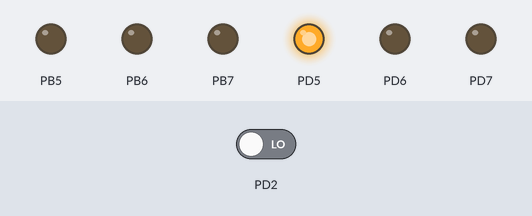
Simulated run of this program. Board: ATmega32, built with avr-gcc and emulated at 8 MHz. On the bench: output pins drawn as LEDs (lit = HIGH). Inputs (shaded band) come from the test bench; at power-on: PD2 LOW.

Above: at 1.2 s.
1.3 s: PD2 driven HIGH
At 6.8 s:
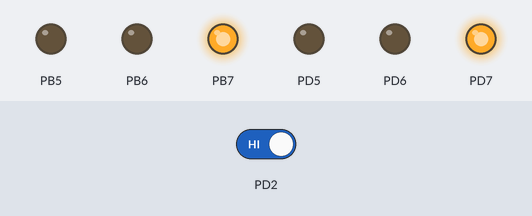
At 17.1 s:
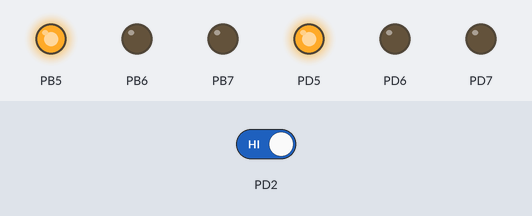
Timing chart, 0 to 23.4 s (numbered marks = the images above; inputs shaded):
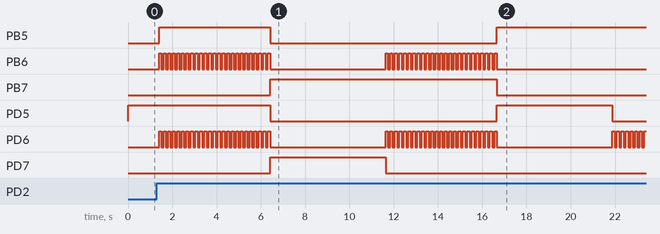

The program:

main.c
```c
#include "../LIB/stdTypes.h"
#include "../LIB/errorStates.h"
#include "../MCAL\GIE\GIE_Int.h"
#include "../MCAL/GIE/GIE_priv.h"
#include "../MCAL/WDT/WDT_Int.h"

#include "../MCAL/DIO/DIO_int.h"
#include "../MCAL/EXTI/EXTI_Int.h"
#include "../MCAL/GIE/GIE_int.h"
#include "../MCAL/TIMERS/TIMER_Int.h"
#include "../MCAL/TIMERS/TIMER_config.h"

#include "../App/APP_Int.h"
#include "../MCAL/Intterupt.h"


int main()
{
    APP_enuInit();
    APP_enuStart();
    while(1);
    return 0;

}
```

APP_Int.h
```c
#ifndef APP_INT_H_
#define APP_INT_H_

#include "../LIB/stdTypes.h"
#include "../LIB/errorStates.h"
ES_t APP_enuInit(void);
ES_t APP_enuStart(void);
#endif /* APP_INT_H_ */
```

APP_priv.h
```c
#ifndef APP_PRIV_H_
#define APP_PRIV_H_

#define RED 0
#define YELLOW 1
#define GREEN 2

#define PRESSED 1
#define NOT_PRESSED 0

#define NORMAL_MODE 0
#define Pedestrian_Mode 1

void normalModeLIGHT();
void PedestrianModeLIGHT();
void PedestrianMode();

static inline void CAR_greenLIGHTON();
static inline void CAR_greenLIGHTOFF();

static inline void CAR_redLIGHTON();
static inline void CAR_redLIGHTOFF();

static inline void CAR_yellowModeLIGHT();
static inline void CAR_yellowLIGHTON();
static inline void CAR_yellowLIGHTOFF();

static inline void PED_greenLIGHTON();
static inline void PED_greenLIGHTOFF();

static inline void PED_redLIGHTON();
static inline void PED_redLIGHTOFF();

static inline void PED_yellowModeLIGHT();
static inline void PED_yellowLIGHTON();
static inline void PED_yellowLIGHTOFF();


#endif /* APP_PRIV_H_ */
```

APP_prog.c
```c
#include "../LIB/stdTypes.h"
#include "../LIB/errorStates.h"

#include "../MCAL/DIO/DIO_int.h"
#include "../MCAL/TIMERS/TIMER_Int.h"
#include "../MCAL/TIMERS/TIMER_config.h"
#include "../MCAL/GIE/GIE_Int.h"
#include "../MCAL/EXTI/EXTI_Int.h"

#include "../HAL/Switch/Switch_int.h"
#include "../HAL/Switch/Switch_config.h"

#include "APP_priv.h"
#include "APP_config.h"

u8 Car_Led_State = RED;
u8 PED_BTN_State = NOT_PRESSED;
u8 MODE_Operation = NORMAL_MODE;
static u16 TimerCounts = 0;

extern SW_t Switch_AstrSwitchState[SW_NUM];
extern EXTI_t EXTI_tConfig[3];

ES_t APP_enuInit(void)
{
    ES_t Local_enuErrorState = ES_NOK;
    Switch_enuInit(Switch_AstrSwitchState);
    GIE_voidDisable();
    EXTI_enuInit(EXTI_tConfig);
    EXTI_enuSetCallBack(EXTI_u8INT0, PedestrianMode, NULL);
    /*Car's LEDS D7 D6 D5*/
    DIO_enuSetPinDirection(DIO_u8PORTD, DIO_u8PIN7, DIO_u8OUTPUT);
    DIO_enuSetPinValue(DIO_u8PORTD, DIO_u8PIN7, DIO_u8LOW);
    DIO_enuSetPinDirection(DIO_u8PORTD, DIO_u8PIN6, DIO_u8OUTPUT);
    DIO_enuSetPinValue(DIO_u8PORTD, DIO_u8PIN6, DIO_u8LOW);
    DIO_enuSetPinDirection(DIO_u8PORTD, DIO_u8PIN5, DIO_u8OUTPUT);
    DIO_enuSetPinValue(DIO_u8PORTD, DIO_u8PIN5, DIO_u8LOW);
    /*Pedestrian's LEDS B5 B6 B7*/
    DIO_enuSetPinDirection(DIO_u8PORTB, DIO_u8PIN5, DIO_u8OUTPUT);
    DIO_enuSetPinValue(DIO_u8PORTB, DIO_u8PIN5, DIO_u8LOW);
    DIO_enuSetPinDirection(DIO_u8PORTB, DIO_u8PIN6, DIO_u8OUTPUT);
    DIO_enuSetPinValue(DIO_u8PORTB, DIO_u8PIN6, DIO_u8LOW);
    DIO_enuSetPinDirection(DIO_u8PORTB, DIO_u8PIN7, DIO_u8OUTPUT);
    DIO_enuSetPinValue(DIO_u8PORTB, DIO_u8PIN7, DIO_u8LOW);
    TIMER0_init();
    GIE_voidEnable();

    return Local_enuErrorState;
}
ES_t APP_enuStart(void)
{
    ES_t Local_enuErrorState = ES_NOK;
    TIMER0_callBack(normalModeLIGHT, NULL);
    return Local_enuErrorState;
}

/*
    function name: normalModeLIGHT
    function arguments: void
    function return void
    function description: this function is called by the timer0 ISR
    to control the traffic lights in the normal mode
*/
void normalModeLIGHT()
{
    static u8 Local_u8Flag = 0;
    /*
    Local_u8Flag = 0 increment time
    Local_u8Flag = 1 decrement time
    */
    if (MODE_Operation == NORMAL_MODE)
    {
        if (Local_u8Flag == 0)
        {
            TimerCounts++;
            if (TimerCounts <= 2500){
                // stay 5 sec in green
                Car_Led_State = GREEN;
                CAR_greenLIGHTON();
            }
            else if (TimerCounts % 50 == 0 && TimerCounts > 2500 && TimerCounts <= 5000){
                // blink yellow for 5 sec
                CAR_greenLIGHTOFF();
                Car_Led_State = YELLOW;
                CAR_yellowModeLIGHT();
            }
            else if (TimerCounts > 5000 && TimerCounts < 7500){
                // stay 5 sec in red
                Car_Led_State = RED;
               CAR_redLIGHTON();
            }
            else if (TimerCounts == 7500){
                // reverse counter direction and reset counter to yellow start
                Local_u8Flag = 1;
                TimerCounts = 2500;
                CAR_redLIGHTOFF();
            }
        }
        else if (Local_u8Flag == 1)
        {
            TimerCounts--;
            if (TimerCounts % 50 == 0 && TimerCounts > 0 && TimerCounts <= 2500){
                // blink yellow for 5 sec
               Car_Led_State = YELLOW;
                CAR_yellowModeLIGHT();
            }
            else if (TimerCounts == 0){
                // reverse counter direction and reset counter to greemf start
                CAR_yellowLIGHTOFF();
                Local_u8Flag = 0;
                TimerCounts = 0;
                Car_Led_State = GREEN;
                CAR_greenLIGHTON();
            }
        }
    }

}
/*
    function name: PedestrianModeLIGHT
    function arguments: void
    function return void
    function description: this function is called by the timer0 ISR after changed the mode to pedestrian mode in exti ISR
    to control the traffic lights in the pedestrian mode
*/
void PedestrianModeLIGHT(){
    TimerCounts ++;
    if (MODE_Operation == Pedestrian_Mode){
        if (Car_Led_State == RED ){
           if (PED_BTN_State == PRESSED && TimerCounts <= 2500){
                CAR_redLIGHTON();
                PED_greenLIGHTON();
                PED_redLIGHTOFF();
            }else if (PED_BTN_State == PRESSED && TimerCounts %50 == 0 && TimerCounts >2500 && TimerCounts < 5000){
                CAR_redLIGHTOFF();
                PED_greenLIGHTON();
                CAR_yellowModeLIGHT();
                PED_yellowModeLIGHT();
            }else if (PED_BTN_State == PRESSED &&  TimerCounts == 5000){
                CAR_yellowLIGHTOFF();
                CAR_greenLIGHTON();
                PED_greenLIGHTOFF();
                PED_yellowLIGHTOFF();
                PED_redLIGHTON();
                PED_BTN_State = NOT_PRESSED;
                MODE_Operation = NORMAL_MODE;
                TIMER0_callBack(normalModeLIGHT, NULL);
                TimerCounts = 0;
            }

        }else if (Car_Led_State == GREEN || Car_Led_State == YELLOW){
            if (PED_BTN_State == PRESSED){
                    if (PED_BTN_State == PRESSED &&  TimerCounts %50 == 0 && TimerCounts <= 2500){
                    CAR_yellowModeLIGHT();
                    PED_yellowModeLIGHT();
                    PED_redLIGHTON();
                }else if (PED_BTN_State == PRESSED && TimerCounts >2500 && TimerCounts < 5000){
                    CAR_greenLIGHTOFF();
                    CAR_yellowLIGHTOFF();
                    CAR_redLIGHTON();
                    PED_redLIGHTOFF();
                    PED_greenLIGHTON();
                }else if (PED_BTN_State == PRESSED && TimerCounts %50 == 0 && TimerCounts >5000 && TimerCounts < 7500){
                    CAR_redLIGHTOFF();
                    PED_greenLIGHTON();
                    CAR_yellowModeLIGHT();
                    PED_yellowModeLIGHT();
                }else if (PED_BTN_State == PRESSED &&  TimerCounts == 7500){
                    CAR_yellowLIGHTOFF();
                    CAR_greenLIGHTON();
                    PED_greenLIGHTOFF();
                    PED_yellowLIGHTOFF();
                    PED_redLIGHTON();
                    PED_BTN_State = NOT_PRESSED;
                    MODE_Operation = NORMAL_MODE;
                    TIMER0_callBack(normalModeLIGHT, NULL);
                    TimerCounts = 0;
                }
            }
        }
    }
}
/*
    function name: PedestrianMode
    function arguments: void
    function return void
    function description: this function is called by the exti ISR to change the mode to pedestrian mode
*/
void PedestrianMode()
{
    if (MODE_Operation == NORMAL_MODE){
        TIMER0_callBack(PedestrianModeLIGHT, NULL);
        MODE_Operation = Pedestrian_Mode;
        TimerCounts = 0;
        PED_BTN_State = PRESSED;
    }else if (MODE_Operation == Pedestrian_Mode){
    PED_BTN_State = PRESSED;
    }
}

static inline void  CAR_greenLIGHTON()
{
    DIO_enuSetPinValue(DIO_u8PORTD, DIO_u8PIN5, DIO_u8HIGH);
}
static inline void CAR_greenLIGHTOFF()
{
    DIO_enuSetPinValue(DIO_u8PORTD, DIO_u8PIN5, DIO_u8LOW);
}
static inline void CAR_redLIGHTON()
{
    DIO_enuSetPinValue(DIO_u8PORTD, DIO_u8PIN7, DIO_u8HIGH);
}
static inline void CAR_redLIGHTOFF()
{
    DIO_enuSetPinValue(DIO_u8PORTD, DIO_u8PIN7, DIO_u8LOW);
}

static inline void CAR_yellowModeLIGHT()
{
    DIO_enuTogPinValue(DIO_u8PORTD, DIO_u8PIN6);
}
static inline void CAR_yellowLIGHTON()
{
    DIO_enuSetPinValue(DIO_u8PORTD, DIO_u8PIN6, DIO_u8HIGH);
}
static inline void CAR_yellowLIGHTOFF()
{
    DIO_enuSetPinValue(DIO_u8PORTD, DIO_u8PIN6, DIO_u8LOW);
}

static inline void PED_greenLIGHTON(){
    DIO_enuSetPinValue(DIO_u8PORTB, DIO_u8PIN7, DIO_u8HIGH);
}
static inline void PED_greenLIGHTOFF(){
    DIO_enuSetPinValue(DIO_u8PORTB, DIO_u8PIN7, DIO_u8LOW);
}

static inline void PED_redLIGHTON(){
    DIO_enuSetPinValue(DIO_u8PORTB, DIO_u8PIN5, DIO_u8HIGH);
}
void PED_redLIGHTOFF(){
    DIO_enuSetPinValue(DIO_u8PORTB, DIO_u8PIN5, DIO_u8LOW);
}

void PED_yellowModeLIGHT(){
    DIO_enuTogPinValue(DIO_u8PORTB, DIO_u8PIN6);
}
void PED_yellowLIGHTON(){
    DIO_enuSetPinValue(DIO_u8PORTB, DIO_u8PIN6, DIO_u8HIGH);
}
void PED_yellowLIGHTOFF(){
    DIO_enuSetPinValue(DIO_u8PORTB, DIO_u8PIN6, DIO_u8LOW);
}
```

APP_config.h
```c
#ifndef APP_CONFIG_H_
#define APP_CONFIG_H_
#endif /* APP_CONFIG_H_ */
```

Switch_config.c
```c
#include "../../LIB/errorStates.h"
#include "../../LIB/stdTypes.h"
#include "../../MCAL/DIO/DIO_int.h"

#include "Switch_config.h"
#include "Switch_priv.h"

SW_t Switch_AstrSwitchState[SW_NUM]={
    {DIO_u8PORTD, DIO_u8PIN3, DIO_u8FLOAT},
    {DIO_u8PORTD, DIO_u8PIN0, DIO_u8FLOAT},
    {DIO_u8PORTD, DIO_u8PIN1, DIO_u8FLOAT},
};
```

Switch_config.h
```c
//file guard
#ifndef SWITCH_CONFIG_H_
#define SWITCH_CONFIG_H_

#define SW_NUM 3


#endif // defined
```

Switch_int.h
```c
//file gaurd
#ifndef SWITCH_INT_H_
#define SWITCH_INT_H_
#include "../../LIB/errorStates.h"
#include "../../LIB/stdTypes.h"

typedef struct {
    u8 SW_PortID;
    u8 SW_PinID;
    u8 SW_Status;
}SW_t;

//function to initialize the switch
ES_t Switch_enuInit(SW_t * Copy_AstrSwitchState);
ES_t Switch_enuGetState(SW_t *Copy_AstrSwitchState,u8 * Copy_pu8SwState);

#endif /* SWITCH_INT_H_ */
```

Switch_priv.h
```c
//file guard
#ifndef SWITCH_Priv_H_
#define SWITCH_Priv_H_

#include "../../LIB/errorStates.h"
#include "../../LIB/stdTypes.h"

typedef struct {
    u8 SW_PortID;
    u8 SW_PinID;
    u8 SW_Status;
}SW_t;


#endif
```

Switch_prog.c
```c
#include "../../LIB/errorStates.h"
#include "../../LIB/stdTypes.h"
#include "../../MCAL/DIO/DIO_int.h"
#include "Switch_priv.h"
#include "Switch_config.h"


ES_t Switch_enuInit(SW_t *Copy_AstrSwitchState)
{
    ES_t Local_enuErrorState = ES_NOK;
    u8 iterator;
    if (Copy_AstrSwitchState != NULL)
    {
        for (iterator = 0; iterator < SW_NUM; iterator++)
        {
            Local_enuErrorState = DIO_enuSetPinDirection(Copy_AstrSwitchState[iterator].SW_PortID, Copy_AstrSwitchState[iterator].SW_PinID, DIO_u8INPUT);
            Local_enuErrorState = DIO_enuSetPinValue(Copy_AstrSwitchState[iterator].SW_PortID, Copy_AstrSwitchState[iterator].SW_PinID, Copy_AstrSwitchState[iterator].SW_Status);
        }
    }
    else
    {
        Local_enuErrorState = ES_NULL_POINTER;
    }
    return Local_enuErrorState;
}
ES_t Switch_enuGetState(SW_t *Copy_AstrSwitchState, u8 *Copy_pu8SwState)
{
    ES_t Local_enuErrorState = ES_NOK;
    if (Copy_AstrSwitchState != NULL && Copy_pu8SwState !=NULL)
    {
        Local_enuErrorState = DIO_enuGetPinValue(Copy_AstrSwitchState->SW_PortID, Copy_AstrSwitchState->SW_PinID, Copy_pu8SwState);
    }
    else
    {
        Local_enuErrorState = ES_NULL_POINTER;
    }
    return Local_enuErrorState;
}
```

errorStates.h
```c
/*
 * errorStates.h
 */

#ifndef ERRORSTATES_H_
#define ERRORSTATES_H_

typedef enum
{
	ES_NOK,
	ES_OK,
	ES_NULL_POINTER,
	ES_OUT_OF_RANGE,
	ES_ERROR_TYPE,
	ES_BUSY
}ES_t;

#endif /* ERRORSTATES_H_ */
```

stdTypes.h
```c
/*
 * stdTypes.h
 */

#ifndef STDTYPES_H_
#define STDTYPES_H_

/*typedef <dataType> <newName>*/

typedef unsigned char         u8   ;
typedef unsigned short int    u16  ;
typedef unsigned long int     u32  ;

typedef signed char           s8   ;
typedef signed short int      s16  ;
typedef signed long int       s32  ;

typedef float                 f32  ;
typedef double                f64  ;
typedef long double           f80  ;

#define NULL		(void*)0

#endif /* STDTYPES_H_ */
```

ADC_config.h
```c
#ifndef ADC_CONFIG_H_
#define ADC_CONFIG_H_

#define ADC_REF_VOLTAGE AREF

#define ADC_ADJUSTMENT LEFT_ADJUSTMENT

#define ADC_PRESCALER DIVISION_FACTOR_128

#define ADC_TIMEOUT  50000

#endif /* ADC_CONFIG_H_ */
```

ADC_priv.h
```c
#ifndef ADC_PRIV_H_
#define ADC_PRIV_H_

#define ADCH    *((volatile u8 *)0x25)
#define ADCL    *((volatile u8 *)0x24)
#define ADCSRA      *((u8 *)0x26)
#define ADMUX       *((u8 *)0x27)
#define SFIOR       *((u8 *)0x50)

#define IDLE 0
#define BUSY 1

#define FREE_RUNNING_MODE 0
#define ANALOG_COMPARATOR 1
#define EXTERNAL_INTERRUPT_REQUEST_0 2
#define TIMER_COUNTER0_COMPARE_MATCH 3
#define TIMER_COUNTER0_OVERFLOW 4
#define TIMER_COUNTER1_COMPARE_MATCH_B 5
#define TIMER_COUNTER1_OVERFLOW 6
#define TIMER_COUNTER1_CAPTURE_EVENT 7

#define ADTS0       5
#define ADTS1       6
#define ADTS2       7

#define RIGHT_ADJUSTMENT 0
#define LEFT_ADJUSTMENT  1

#define Single_Ended_Input 0
#define Differential_Input 1

#define AREF       2
#define AVCC       1
#define INTERNAL   3

#define DIVISION_FACTOR_2   1
#define DIVISION_FACTOR_4   2
#define DIVISION_FACTOR_8   3
#define DIVISION_FACTOR_16  4
#define DIVISION_FACTOR_32  5
#define DIVISION_FACTOR_64  6
#define DIVISION_FACTOR_128 7
// ADCSRA
#define ADEN       7
#define ADSC       6
#define ADATE      5
#define ADIF       4
#define ADIE       3
#define ADPS0      0
#define ADPS1      1
#define ADPS2      2
// ADMUX
#define REFS0      6
#define REFS1      7
#define ADLAR      5
#define MUX0       0
#define MUX1       1
#define MUX2       2
#define MUX3       3
#define MUX4       4
//channel selection
#define ADC0       0
#define ADC1       1
#define ADC2       2
#define ADC3       3
#define ADC4       4
#define ADC5       5
#define ADC6       6
#define ADC7       7

typedef struct
{
    u8 u8ADC_ChannelID;
    u8 * arr_result;
}ADC_chain_t;

#endif /* ADC_PRIV_H_ */
```

DIO_Int.h
```c
//file guard
#ifndef DIO_INT_H_
#define DIO_INT_H_

//DIO PORTS
#define DIO_u8PORTA		0
#define DIO_u8PORTB		1
#define DIO_u8PORTC		2
#define DIO_u8PORTD		3
//DIO PINS
#define DIO_u8PIN0		0
#define DIO_u8PIN1		1
#define DIO_u8PIN2		2
#define DIO_u8PIN3		3
#define DIO_u8PIN4		4
#define DIO_u8PIN5		5
#define DIO_u8PIN6		6
#define DIO_u8PIN7		7
//DIO VALUES
#define DIO_u8HIGH		1
#define DIO_u8LOW		0
#define DIO_u8FLOAT     0
#define DIO_u8PULL_UP   1

//DIO DIRECTION
#define DIO_u8INPUT		0
#define DIO_u8OUTPUT	1
//init api
ES_t DIO_enuInit(void);
//port api
ES_t DIO_enuSetPortDirection(u8 Copy_u8PortID , u8 Copy_u8Value);
ES_t DIO_enuSetPortValue(u8 Copy_u8PortID , u8 Copy_u8Value);
ES_t DIO_enuTogPortValue(u8 Copy_u8PortID);
ES_t DIO_enuGetPortValue(u8 Copy_u8PortID , u8 * Copy_pu8Value);

//pins api
ES_t DIO_enuSetPinDirection(u8 Copy_u8PortID ,u8 Copy_u8PinID , u8 Copy_u8Value);
ES_t DIO_enuSetPinValue(u8 Copy_u8PortID , u8 Copy_u8PinID ,u8 Copy_u8Value);
ES_t DIO_enuTogPinValue(u8 Copy_u8PortID, u8 Copy_u8PinID );
ES_t DIO_enuGetPinValue(u8 Copy_u8PortID ,u8 Copy_u8PinID , u8 * Copy_pu8Value);


#endif /* DIO_INT_H_ */
```

DIO_config.h
```c
//file guard

#ifndef DIO_CONFIG_H_
#define DIO_CONFIG_H_
//DIR
#define PA_PIN0_DIR			OUTPUT
#define PA_PIN1_DIR			OUTPUT
#define PA_PIN2_DIR			OUTPUT
#define PA_PIN3_DIR			OUTPUT
#define PA_PIN4_DIR			OUTPUT
#define PA_PIN5_DIR			OUTPUT
#define PA_PIN6_DIR			OUTPUT
#define PA_PIN7_DIR			OUTPUT

#define PB_PIN0_DIR			 INPUT
#define PB_PIN1_DIR			 INPUT
#define PB_PIN2_DIR			OUTPUT
#define PB_PIN3_DIR			OUTPUT
#define PB_PIN4_DIR			OUTPUT
#define PB_PIN5_DIR			OUTPUT
#define PB_PIN6_DIR			OUTPUT
#define PB_PIN7_DIR			OUTPUT

#define PC_PIN0_DIR			OUTPUT
#define PC_PIN1_DIR			OUTPUT
#define PC_PIN2_DIR			OUTPUT
#define PC_PIN3_DIR			OUTPUT
#define PC_PIN4_DIR			OUTPUT
#define PC_PIN5_DIR			OUTPUT
#define PC_PIN6_DIR			OUTPUT
#define PC_PIN7_DIR			OUTPUT

#define PD_PIN0_DIR			OUTPUT
#define PD_PIN1_DIR			OUTPUT
#define PD_PIN2_DIR			OUTPUT
#define PD_PIN3_DIR			OUTPUT
#define PD_PIN4_DIR			OUTPUT
#define PD_PIN5_DIR			OUTPUT
#define PD_PIN6_DIR			OUTPUT
#define PD_PIN7_DIR			OUTPUT

//valueINPUTLOW
#define PA_PIN0_VAL			LOW
#define PA_PIN1_VAL			LOW
#define PA_PIN2_VAL			LOW
#define PA_PIN3_VAL			LOW
#define PA_PIN4_VAL			LOW
#define PA_PIN5_VAL			LOW
#define PA_PIN6_VAL			LOW
#define PA_PIN7_VAL			LOW

#define PB_PIN0_VAL			LOW
#define PB_PIN1_VAL			LOW
#define PB_PIN2_VAL			LOW
#define PB_PIN3_VAL			LOW
#define PB_PIN4_VAL			LOW
#define PB_PIN5_VAL			LOW
#define PB_PIN6_VAL			LOW
#define PB_PIN7_VAL			LOW

#define PC_PIN0_VAL			LOW
#define PC_PIN1_VAL			LOW
#define PC_PIN2_VAL			LOW
#define PC_PIN3_VAL			LOW
#define PC_PIN4_VAL			LOW
#define PC_PIN5_VAL			LOW
#define PC_PIN6_VAL			LOW
#define PC_PIN7_VAL			LOW

#define PD_PIN0_VAL			LOW
#define PD_PIN1_VAL			LOW
#define PD_PIN2_VAL			LOW
#define PD_PIN3_VAL			LOW
#define PD_PIN4_VAL			LOW
#define PD_PIN5_VAL			LOW
#define PD_PIN6_VAL			LOW
#define PD_PIN7_VAL			LOW


#endif /* DIO_CONFIG_H_ */
```

EXTI_Config.c
```c
#include "../../LIB/stdTypes.h"
#include "../../LIB/errorStates.h"

#include "EXTI_priv.h"
#include "EXTI_config.h"

EXTI_t EXTI_tConfig[3] = {
    {EXTI_u8ENABLED, EXTI_u8RISING_EDGE},
    {EXTI_u8DISABLED, EXTI_u8RISING_EDGE},
    {EXTI_u8DISABLED, EXTI_u8FALLING_EDGE}
};
```

EXTI_config.h
```c
#ifndef EXTI_CONFIG_H_
#define EXTI_CONFIG_H_

typedef struct{
    u8 EXTI_u8state;
    u8 EXTI_u8senseMode;
}EXTI_t;


#define EXTI_INT0 0
#define EXTI_INT1 1
#define EXTI_INT2 2

#endif /* EXTI_CONFIG_H_ */
```

Source omitted: ADC_prog.c (12057 bytes), DIO_priv.h (1125 bytes), DIO_prog.c (9079 bytes), EXTI_Int.h (635 bytes), EXTI_priv.h (529 bytes), EXTI_prog.c (8057 bytes), GIE_Int.h (119 bytes), GIE_priv.h (105 bytes), GIE_prog.c (403 bytes), Intterupt.h (601 bytes), TIMER_Int.h (898 bytes), TIMER_config.h (789 bytes) and 5 more

Measured:
- after the input at 1.3 s, PB5: LOW → HIGH after 0.10 s, → LOW 5.0 s later, → HIGH 10.2 s later; PB6: goes 24 × (HIGH 0.10 s, LOW 0.10 s), HIGH 0.10 s, LOW 5.2 s, 24 × (HIGH 0.10 s, LOW 0.10 s), HIGH 0.10 s, then LOW, starting after 0.10 s; PB7: LOW → HIGH after 5.1 s, → LOW 10.2 s later
- by itself, PD6: moves between LOW and HIGH, repeating every 10.2 s
